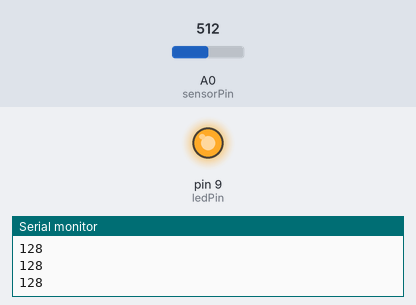
Simulated run of this sketch. Board: Arduino Nano, built with avr-gcc and run on an emulated ATmega328P. Shown: output pins drawn as LEDs (lit = HIGH), the last lines printed to the serial monitor. Inputs (shaded band) come from the test bench; at power-on: A0 (sensorPin) = 512.

Above: at 1.2 s.
1.3 s: A0 (sensorPin) set to 5
2.8 s: A0 (sensorPin) set to 2
At 4.0 s:
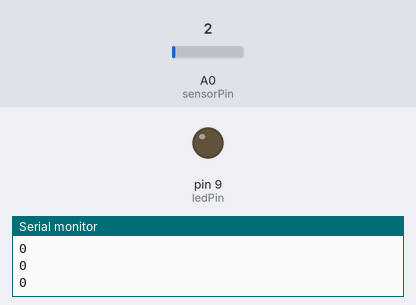
4.3 s: A0 (sensorPin) set to 122
At 5.4 s:
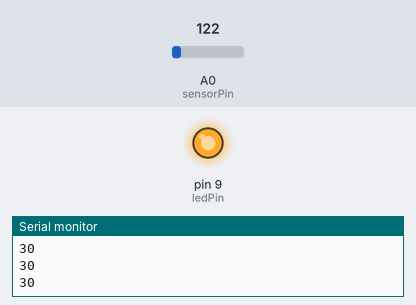
5.8 s: A0 (sensorPin) set to 0
At 6.7 s:
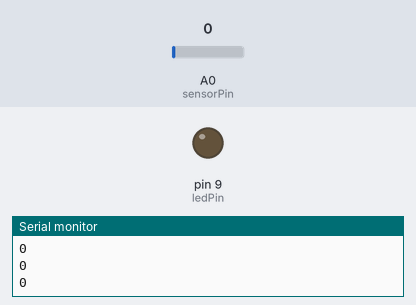
Timing chart, 0 to 8.3 s (numbered marks = the images above; inputs shaded):
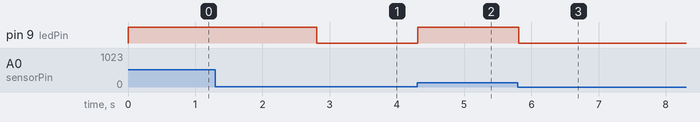

Measured:
- the behaviour switches between 4 and 3 on A0 (sensorPin) (found by bisection; images 0 and 1)
- after the input at 2.8 s, pin 9 (ledPin): HIGH → LOW at once
- after the input at 4.3 s, pin 9 (ledPin): LOW → HIGH at once
- after the input at 5.8 s, pin 9 (ledPin): HIGH → LOW at once

The sketch:

curso_clase_3_1.ino
```cpp
//Se utilizo el Arduino Nano, ATMega328P
//lectura analogica con un potenciometro

int sensorPin = A0;    // select the input pin for the potentiometer
int ledPin = 9;      // select the pin for the LED
int sensorValue = 10;  // variable to store the value coming from the sensor

void setup() {
  // declare the ledPin as an OUTPUT:
  Serial.begin(9600);
  pinMode(ledPin, OUTPUT);
}

void loop() {
  // read the value from the sensor:
  sensorValue = analogRead(sensorPin);
  sensorValue = sensorValue/4;
  digitalWrite(ledPin, sensorValue);
  Serial.println(sensorValue);
  // stop the program for <100> milliseconds:
  delay(100);

}
```
